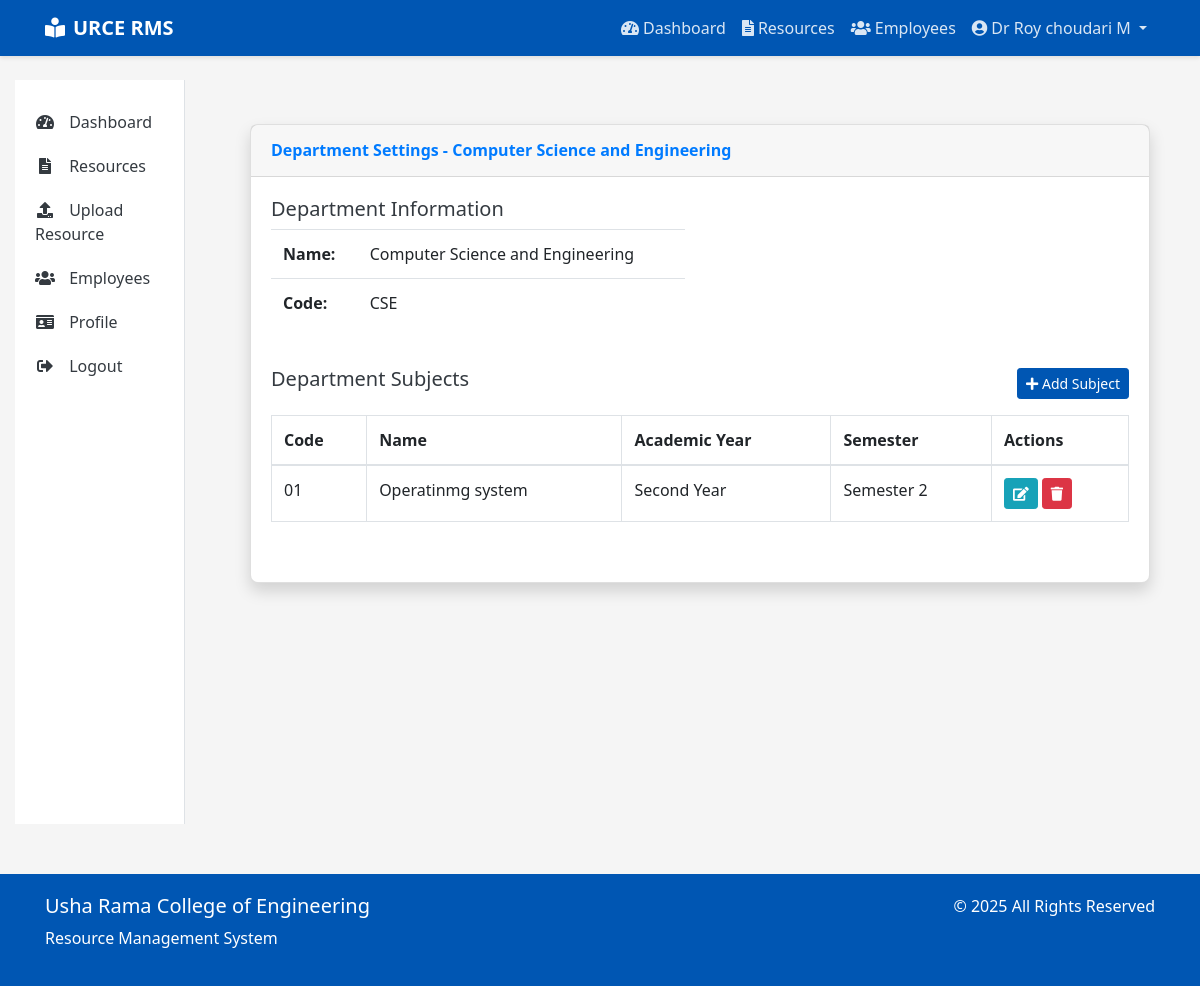
The page /department/settings/ (signed in) on the database its author committed.
### accounts/models.py (models this page shows, shortened)
class User(AbstractUser):
    ROLE_CHOICES = (
        ('STUDENT', 'Student'),
        ('FACULTY', 'Faculty'),
        ('HOD', 'Head of Department'),
        ('PRINCIPAL', 'Principal'),
        ('NON_TEACHING', 'Non-Teaching Staff'),
    )
    username = None
    email = models.EmailField(_('email address'), unique=True)
    id_number = models.CharField(max_length=20, unique=True)
    phone_number = models.CharField(max_length=15, blank=True, null=True)
    department = models.ForeignKey(Department, on_delete=models.SET_NULL, null=True, blank=True)
    role = models.CharField(max_length=20, choices=ROLE_CHOICES, default='STUDENT')
    profile_picture = models.ImageField(upload_to='profile_pics/', blank=True, null=True)
    USERNAME_FIELD = 'email'
    REQUIRED_FIELDS = []
    objects = UserManager()
    @property
    def is_faculty(self):
        return self.role == 'FACULTY'
    @property
    def is_hod(self):
        return self.role == 'HOD'
    @property
    def is_principal(self):
        return self.role == 'PRINCIPAL'

class Department(models.Model):
    name = models.CharField(max_length=100)
    code = models.CharField(max_length=10, unique=True)
    created_at = models.DateTimeField(auto_now_add=True)
    updated_at = models.DateTimeField(auto_now=True)

### resources/models.py (models this page shows, shortened)
class Subject(models.Model):
    name = models.CharField(max_length=100)
    code = models.CharField(max_length=20, unique=True)
    department = models.ForeignKey(Department, on_delete=models.CASCADE, related_name='subjects')
    academic_year = models.ForeignKey(AcademicYear, on_delete=models.CASCADE, related_name='subjects')
    semester = models.ForeignKey(Semester, on_delete=models.CASCADE, related_name='subjects')
    description = models.TextField(blank=True, null=True)
    created_at = models.DateTimeField(auto_now_add=True)
    updated_at = models.DateTimeField(auto_now=True)
    class Meta:
        unique_together = ('code', 'department', 'academic_year', 'semester')

class AcademicYear(models.Model):
    YEAR_CHOICES = [
        ('1', 'First Year'),
        ('2', 'Second Year'),
        ('3', 'Third Year'),
        ('4', 'Fourth Year'),
    ]
    name = models.CharField(max_length=50, choices=YEAR_CHOICES, unique=True)
    is_active = models.BooleanField(default=True)
    class Meta:
        ordering = ['name']

class Semester(models.Model):
    SEMESTER_CHOICES = [
        ('1', 'Semester 1'),
        ('2', 'Semester 2'),
    ]
    name = models.CharField(max_length=50, choices=SEMESTER_CHOICES, unique=True)
    is_active = models.BooleanField(default=True)
    class Meta:
        ordering = ['name']

### main/views.py (the view, shortened to what this page needs)
# urls.py: path('department/settings/', views.department_settings, name='department_settings'),
@login_required
@user_passes_test(is_hod)
def department_settings(request):
    department = request.user.department
    subjects = Subject.objects.filter(department=department).select_related('academic_year', 'semester')
    academic_years = AcademicYear.objects.filter(is_active=True)
    semesters = Semester.objects.filter(is_active=True)
    context = {
        'title': 'Department Settings',
        'department': department,
        'subjects': subjects,
        'academic_years': academic_years,
        'semesters': semesters
    }
    return render(request, 'main/department_settings.html', context)

### main/views.py (called while the page is built)
def is_hod(user):
    return user.is_authenticated and user.is_hod

### templates/main/department_settings.html (shortened to what this page needs)
{% extends 'base.html' %}
{% block content %}
<div class="container mt-4">
    <div class="row">
        <div class="col-lg-12">
            <div class="card shadow mb-4">
                <div class="card-header py-3 d-flex justify-content-between align-items-center">
                    <h6 class="m-0 font-weight-bold text-primary">Department Settings - {{ department.name }}</h6>
                </div>
                <div class="card-body">
                    <div class="row mb-4">
                        <div class="col-md-6">
                            <h5>Department Information</h5>
                            <table class="table">
                                <tr>
                                    <th>Name:</th>
                                    <td>{{ department.name }}</td>
                                </tr>
                                <tr>
                                    <th>Code:</th>
                                    <td>{{ department.code }}</td>
                                </tr>
                            </table>
                        </div>
                    </div>
                    <div class="row mb-4">
                        <div class="col-12">
                            <div class="d-flex justify-content-between align-items-center mb-3">
                                <h5>Department Subjects</h5>
                                <button class="btn btn-primary btn-sm" data-toggle="modal" data-target="#addSubjectModal">
                                    <i class="fas fa-plus"></i> Add Subject
                                </button>
                            </div>
                            {% if subjects %}
                            <div class="table-responsive">
                                <table class="table table-bordered">
                                    <thead>
                                        <tr>
                                            <th>Code</th>
                                            <th>Name</th>
                                            <th>Academic Year</th>
                                            <th>Semester</th>
                                            <th>Actions</th>
                                        </tr>
                                    </thead>
                                    <tbody>
                                        {% for subject in subjects %}
                                        <tr>
                                            <td>{{ subject.code }}</td>
                                            <td>{{ subject.name }}</td>
                                            <td>{{ subject.academic_year.get_name_display }}</td>
                                            <td>{{ subject.semester.get_name_display }}</td>
                                            <td>
                                                <button class="btn btn-info btn-sm" data-toggle="modal" data-target="#editSubjectModal{{ subject.id }}">
                                                    <i class="fas fa-edit"></i>
                                                </button>
                                                <button class="btn btn-danger btn-sm" data-toggle="modal" data-target="#deleteSubjectModal{{ subject.id }}">
                                                    <i class="fas fa-trash"></i>
                                                </button>
                                            </td>
                                        </tr>
                                        {% endfor %}
                                    </tbody>
                                </table>
                            </div>
                            {% else %}
                            <p class="text-center">No subjects found for this department.</p>
                            {% endif %}
                        </div>
                    </div>
                </div>
            </div>
        </div>
    </div>
</div>
{% endblock %}

### templates/base.html (shortened to what this page needs)
<!DOCTYPE html>
<html lang="en">
<head>
    <link rel="stylesheet" href="https://cdn.jsdelivr.net/npm/bootstrap@4.6.0/dist/css/bootstrap.min.css">
    <link rel="stylesheet" href="https://cdnjs.cloudflare.com/ajax/libs/font-awesome/5.15.3/css/all.min.css">
</head>
<body>
    <nav class="navbar navbar-expand-lg navbar-dark">
        <div class="container">
            <a class="navbar-brand" href="{% url 'home' %}">
                <i class="fas fa-book-reader mr-2"></i>URCE RMS
            </a>
            <div class="collapse navbar-collapse" id="navbarNav">
                <ul class="navbar-nav ml-auto">
                    {% if user.is_authenticated %}
                        <li class="nav-item">
                            <a class="nav-link" href="{% url 'dashboard' %}">
                                <i class="fas fa-tachometer-alt mr-1"></i>Dashboard
                            </a>
                        </li>
                        <li class="nav-item">
                            <a class="nav-link" href="{% url 'resource_list' %}">
                                <i class="fas fa-file-alt mr-1"></i>Resources
                            </a>
                        </li>
                        {% if user.is_principal or user.is_hod %}
                        <li class="nav-item">
                            <a class="nav-link" href="{% url 'employee_list' %}">
                                <i class="fas fa-users mr-1"></i>Employees
                            </a>
                        </li>
                        {% endif %}
                        <li class="nav-item dropdown">
                            <a class="nav-link dropdown-toggle" href="#" id="userDropdown" role="button" data-toggle="dropdown" aria-haspopup="true" aria-expanded="false">
                                <i class="fas fa-user-circle mr-1"></i>{{ user.get_full_name|default:user.email }}
                            </a>
                        </li>
                    {% endif %}
                </ul>
            </div>
        </div>
    </nav>
    <div class="container-fluid mt-4">
        <div class="row">
            {% if user.is_authenticated and not hide_sidebar %}
                <div class="col-md-3 col-lg-2 d-none d-md-block">
                    <div class="sidebar">
                        <a href="{% url 'dashboard' %}" class="sidebar-link {% if request.path == '/dashboard/' %}active{% endif %}">
                            <i class="fas fa-tachometer-alt"></i> Dashboard
                        </a>
                        <a href="{% url 'resource_list' %}" class="sidebar-link {% if '/resources/' in request.path %}active{% endif %}">
                            <i class="fas fa-file-alt"></i> Resources
                        </a>
                        {% if user.is_faculty or user.is_hod or user.is_principal %}
                        <a href="{% url 'upload_resource' %}" class="sidebar-link {% if request.path == '/resources/upload/' %}active{% endif %}">
                            <i class="fas fa-upload"></i> Upload Resource
                        </a>
                        {% endif %}
                        {% if user.is_principal or user.is_hod %}
                        <a href="{% url 'employee_list' %}" class="sidebar-link {% if '/accounts/employees/' in request.path %}active{% endif %}">
                            <i class="fas fa-users"></i> Employees
                        </a>
                        {% endif %}
                        <a href="{% url 'profile' %}" class="sidebar-link {% if request.path == '/accounts/profile/' %}active{% endif %}">
                            <i class="fas fa-id-card"></i> Profile
                        </a>
                        <a href="{% url 'logout' %}" class="sidebar-link">
                            <i class="fas fa-sign-out-alt"></i> Logout
                        </a>
                    </div>
                </div>
                <div class="col-md-9 col-lg-10">
            {% else %}
                <div class="col-12">
            {% endif %}
                <div class="content">
                    {% block content %}{% endblock %}
                </div>
            </div>
        </div>
    </div>
    <footer class="footer">
        <div class="container">
            <div class="row">
                <div class="col-md-6">
                    <h5>Usha Rama College of Engineering</h5>
                    <p>Resource Management System</p>
                </div>
                <div class="col-md-6 text-md-right">
                    <p>&copy; {% now "Y" %} All Rights Reserved</p>
                </div>
            </div>
        </div>
    </footer>
</body>
</html>

### templates/base.html (style rules this page uses)
:root { --primary-color: #0056b3; --secondary-color: #28a745; --accent-color: #ffc107; --text-color: #343a40; --light-bg: #f8f9fa; }
body { font-family: 'Segoe UI', Tahoma, Geneva, Verdana, sans-serif; color: var(--text-color); background-color: #f5f5f5; }
.navbar { background-color: var(--primary-color); box-shadow: 0 2px 4px rgba(0, 0, 0, 0.1); }
.navbar-brand { font-weight: bold; color: white !important; }
.nav-link { color: rgba(255, 255, 255, 0.85) !important; transition: color 0.3s; }
.btn-primary { background-color: var(--primary-color); border-color: var(--primary-color); }
.card { border-radius: 8px; box-shadow: 0 4px 6px rgba(0, 0, 0, 0.1); transition: transform 0.3s, box-shadow 0.3s; }
.footer { background-color: var(--primary-color); color: white; padding: 20px 0; margin-top: 50px; }
.sidebar { background-color: white; border-right: 1px solid #dee2e6; height: 100%; min-height: calc(100vh - 56px); padding: 20px 0; }
.sidebar-link { display: block; padding: 10px 20px; color: var(--text-color); transition: background-color 0.3s, color 0.3s; text-decoration: none; }
.sidebar-link i { margin-right: 10px; width: 20px; text-align: center; }
.content { padding: 20px; }
.fade-in { animation: fadeIn 0.5s ease-in; }

### rows shown on the page
User: get_full_name "Dr Roy choudari M"
Department: name "Computer Science and Engineering", code "CSE"
Subject: code "01", name "Operatinmg system", academic_year.name "Second Year", semester.name "Semester 2"
